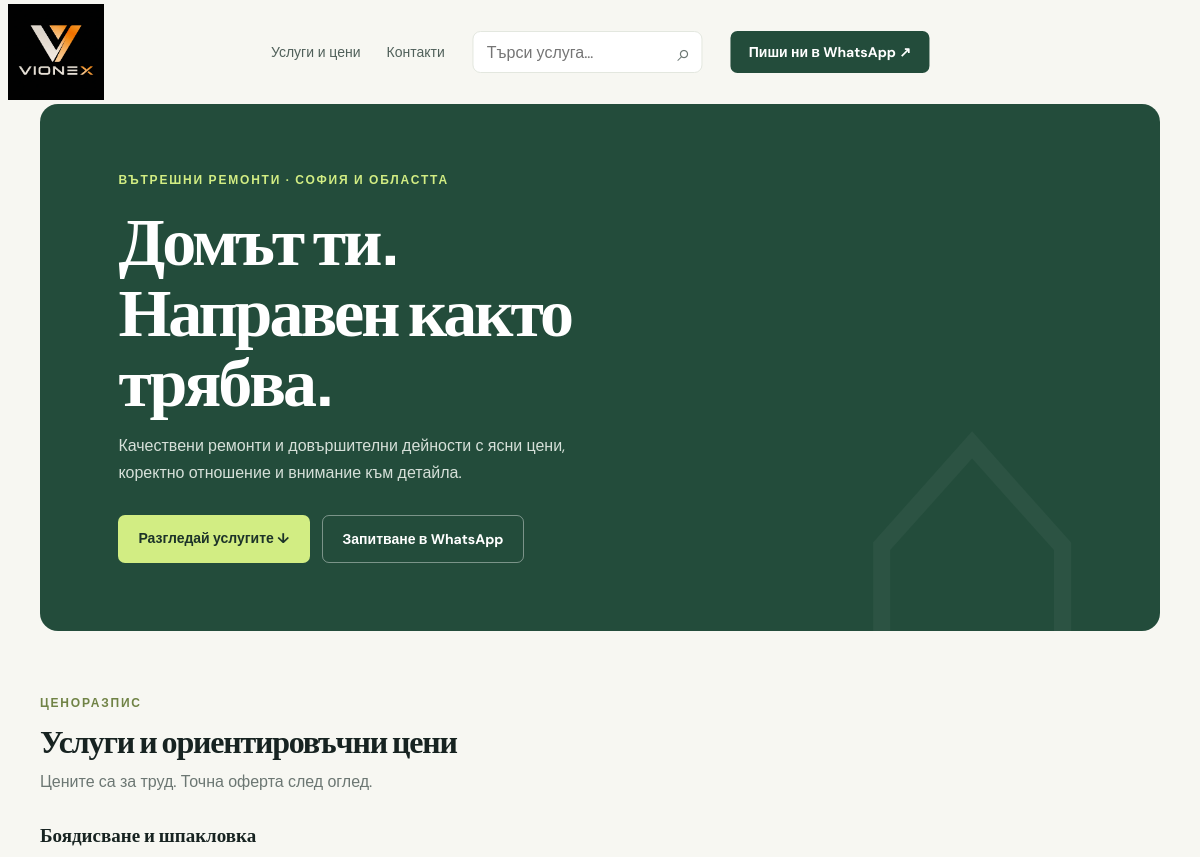
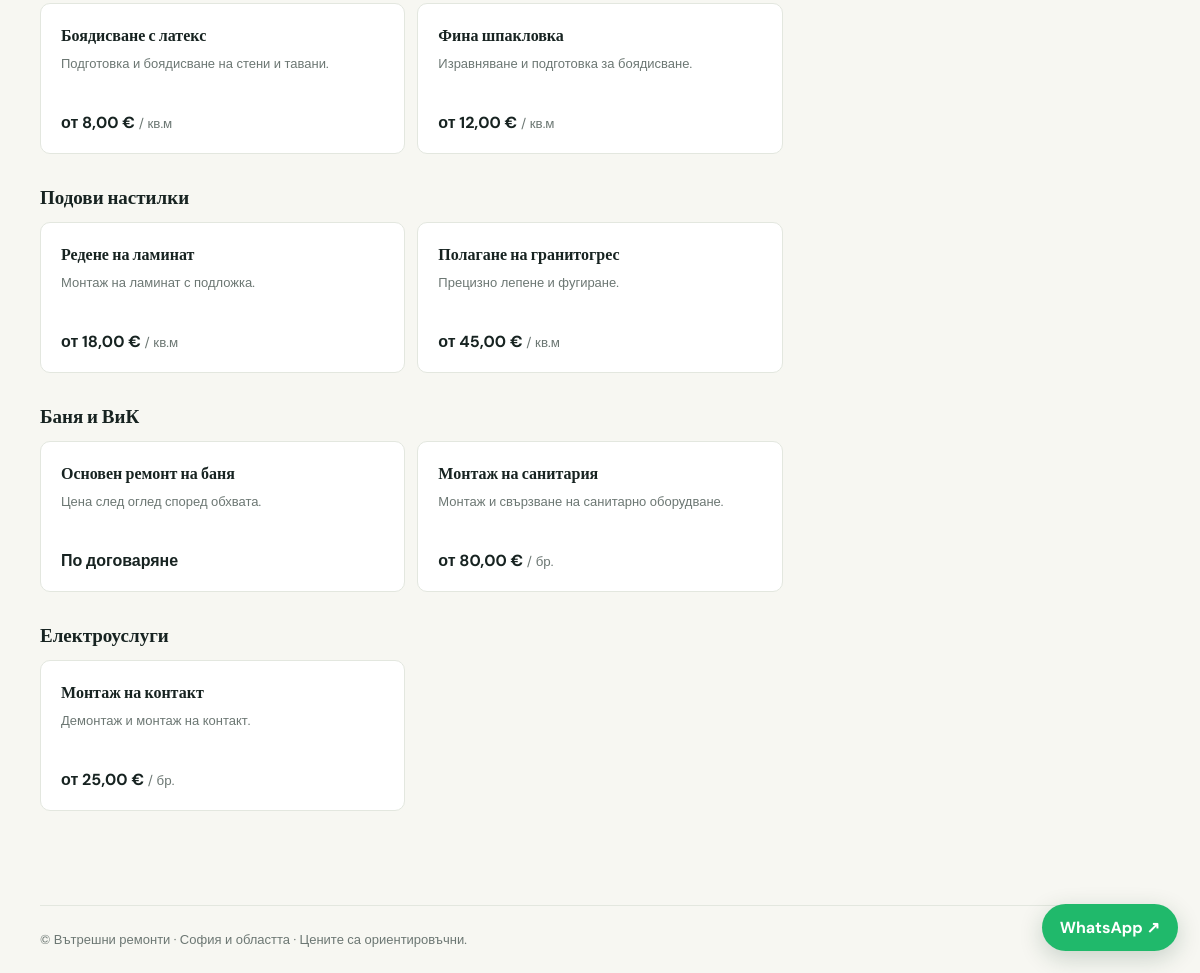
The page / on the database its author committed (2 pictures, top to bottom).
### tables this page shows
CREATE TABLE settings (key TEXT PRIMARY KEY, value TEXT NOT NULL);

CREATE TABLE categories (
            id INTEGER PRIMARY KEY AUTOINCREMENT,
            name TEXT NOT NULL UNIQUE,
            position INTEGER NOT NULL DEFAULT 0
        );

CREATE TABLE services (
            id INTEGER PRIMARY KEY AUTOINCREMENT,
            category_id INTEGER NOT NULL REFERENCES categories(id) ON DELETE CASCADE,
            name TEXT NOT NULL,
            description TEXT NOT NULL DEFAULT '',
            price REAL,
            unit TEXT NOT NULL DEFAULT 'кв.м',
            position INTEGER NOT NULL DEFAULT 0
        );

### app.py (the view)
@app.get("/")
def index():
    with db() as conn:
        settings = settings_dict(conn)
        categories = conn.execute("SELECT * FROM categories ORDER BY position,id").fetchall()
        data = [{**dict(c),
                 "services": [dict(s) for s in conn.execute("SELECT * FROM services WHERE category_id=? ORDER BY position,id", (c["id"],))],
                 "images": [dict(i) for i in conn.execute("SELECT * FROM category_images WHERE category_id=? ORDER BY position,id", (c["id"],))]}
                for c in categories]
    map_embed, directions = map_links(settings)
    return render_template("index.html", categories=data, settings=settings, wa=whatsapp(settings), map_embed=map_embed, directions=directions, canonical_url=f"{public_site_url()}/")

### app.py (called while the page is built)
def db():
    connection = sqlite3.connect(DB_PATH)
    connection.row_factory = sqlite3.Row
    connection.execute("PRAGMA foreign_keys = ON")
    return connection

def public_site_url():
    configured_url = os.environ.get("SITE_URL", "").strip().rstrip("/")
    return configured_url or request.url_root.rstrip("/")

def settings_dict(conn):
    return {row["key"]: row["value"] for row in conn.execute("SELECT key,value FROM settings")}

def whatsapp(settings):
    configured_phone = os.environ.get("WHATSAPP_PHONE") or settings.get("phone", "")
    number = "".join(ch for ch in configured_phone if ch.isdigit())
    return f"https://wa.me/{number}?text=%D0%97%D0%B4%D1%80%D0%B0%D0%B2%D0%B5%D0%B9%D1%82%D0%B5%2C%20%D0%B8%D0%BD%D1%82%D0%B5%D1%80%D0%B5%D1%81%D1%83%D0%B2%D0%B0%D0%BC%20%D1%81%D0%B5%20%D0%BE%D1%82%20%D0%B2%D0%B0%D1%88%D0%B8%D1%82%D0%B5%20%D1%83%D1%81%D0%BB%D1%83%D0%B3%D0%B8." if number else "https://wa.me/"

def map_links(settings):
    query = settings.get("address", "")
    return f"https://www.google.com/maps?q={quote(query)}&output=embed", f"https://www.google.com/maps/dir/?api=1&destination={quote(query)}"

### templates/index.html (shortened to what this page needs)
<!doctype html><html lang="bg"><head><meta charset="utf-8"><meta name="viewport" content="width=device-width, initial-scale=1"><title>{{ settings.company_name }} | Вътрешни ремонти</title><meta name="description" content="Качествени вътрешни ремонти в {{ settings.city }}. Разгледай услугите и ориентировъчните цени."><link rel="canonical" href="{{ canonical_url }}"><link rel="stylesheet" href="{{ url_for('static', filename='style.css') }}"></head><body><div class="wrap"><header class="top"><a class="brand brand-logo" href="/" aria-label="Vionex — начало"><img src="{{ url_for('static', filename='images/brand/vionex-logo-inverted.webp') }}" width="96" height="96" alt="Vionex" fetchpriority="high"></a><div class="header-tools"><nav class="nav"><a href="#uslugi">Услуги и цени</a><a href="{{ url_for('contact_page') }}">Контакти</a></nav><form id="site-search-form" class="site-search" role="search" method="get" action="{{ url_for('index') }}#uslugi"><label class="sr-only" for="site-search">Търсене в услугите и категориите</label><input id="site-search" type="search" name="q" placeholder="Търси услуга…" autocomplete="off"><span class="search-icon" aria-hidden="true">⌕</span></form><a class="contact" href="{{ wa }}" target="_blank" rel="noopener">Пиши ни в WhatsApp ↗</a></div></header><main><section class="hero"><div><div class="eyebrow">Вътрешни ремонти · {{ settings.city }}</div><h1>Домът ти.<br>Направен както трябва.</h1><p>Качествени ремонти и довършителни дейности с ясни цени, коректно отношение и внимание към детайла.</p><div class="actions"><a class="btn btn-lime" href="#uslugi">Разгледай услугите ↓</a><a class="btn btn-outline" href="{{ wa }}" target="_blank" rel="noopener">Запитване в WhatsApp</a></div></div></section><section class="section" id="uslugi"><div class="section-head"><div><div class="eyebrow" style="color:#708346">Ценоразпис</div><h2>Услуги и ориентировъчни цени</h2><p>Цените са за труд. Точна оферта след оглед.</p></div></div><p id="search-status" class="search-status" aria-live="polite"></p>{% for category in categories %}<section class="category" id="category-{{ category.id }}" data-category-name="{{ category.name }}"><h3 class="category-heading">{{ category.name }}</h3><div class="cards">{% for service in category.services %}<article class="card" data-search="{{ service.name }} {{ service.description }}"><h4><button type="button" class="service-gallery-toggle" aria-expanded="false" aria-controls="category-gallery-{{ category.id }}">{{ service.name }}</button></h4><p>{{ service.description }}</p><div class="price">{% if service.price is not none %}от {{ '%.2f'|format(service.price)|replace('.', ',') }} € <small>/ {{ service.unit }}</small>{% else %}По договаряне{% endif %}</div></article>{% endfor %}</div><div class="category-gallery{% if not category.images %} category-gallery-empty{% endif %}" id="category-gallery-{{ category.id }}" hidden>{% if category.images %}{% for image in category.images %}<figure data-search="{{ image.alt or category.name }}"><img src="{{ url_for('static', filename=image.filename) }}" alt="{{ image.alt or category.name }}" loading="lazy"><figcaption>{{ image.alt }}</figcaption></figure>{% endfor %}{% else %}<p>В тази категория все още няма качени снимки.</p>{% endif %}</div></section>{% endfor %}</section></main><footer class="footer">© {{ settings.company_name }} · {{ settings.city }} · Цените са ориентировъчни.</footer></div><a class="wa" href="{{ wa }}" target="_blank" rel="noopener">WhatsApp ↗</a>
</body></html>

### static/style.css (style rules this page uses)
:root { --ink:#172321;--muted:#6c7773;--green:#234c3b;--lime:#d2ed83;--paper:#f7f7f2;--line:#e3e7df }
* { box-sizing:border-box }
body { margin:0;background:var(--paper);color:var(--ink);font:16px 'DM Sans',sans-serif }
a { color:inherit;text-decoration:none }
.wrap { width:min(1120px,calc(100% - 40px));margin:auto }
.top { width:100vw;margin-left:calc(50% - 50vw);padding:3px 8px;box-sizing:border-box;height:104px;position:relative;display:flex;align-items:center;justify-content:flex-start;gap:18px }
.brand { font:800 20px Manrope,sans-serif;letter-spacing:-.7px }
.nav { display:flex;flex:none;gap:26px;color:#50605a;font-size:14px }
.header-tools { position:absolute;left:50%;transform:translateX(-50%);width:max-content;display:flex;align-items:center;justify-content:center;gap:28px }
.contact { background:var(--green);color:white;padding:12px 18px;border-radius:7px;font-size:14px;font-weight:700 }
.hero { background:var(--green);color:#fff;border-radius:18px;min-height:380px;padding:68px 7%;position:relative;overflow:hidden;display:flex;align-items:center }
.hero:after { content:'⌂';position:absolute;right:5%;bottom:-180px;font:400 440px Manrope;color:#ffffff0a }
.eyebrow { color:var(--lime);font-size:12px;font-weight:700;letter-spacing:1.8px;text-transform:uppercase }
.hero h1 { font:800 clamp(40px,6vw,68px)/1.04 Manrope;margin:16px 0;letter-spacing:-3px;max-width:650px }
.hero p { color:#d6e0d9;max-width:490px;line-height:1.7 }
.actions { display:flex;gap:12px;margin-top:28px }
.btn { display:inline-block;padding:14px 20px;border-radius:7px;font-weight:700;font-size:14px }
.btn-lime { background:var(--lime);color:#1d3329 }
.btn-outline { border:1px solid #ffffff66;color:white }
.section { padding:64px 0 }
.section-head { display:flex;align-items:end;justify-content:space-between;margin-bottom:26px }
.section h1,.section h2 { font:800 32px Manrope;letter-spacing:-1.2px;margin:8px 0 }
.section-head p { color:var(--muted);margin:0 }
.category { margin:30px 0 }
.category h3 { font:700 19px Manrope;margin:0 0 12px }
.cards { display:grid;grid-template-columns:repeat(3,1fr);gap:12px }
.card { background:white;border:1px solid var(--line);padding:20px;border-radius:10px }
.card h4 { font:700 16px Manrope;margin:0 0 8px }
.card p { font-size:13px;color:var(--muted);line-height:1.55;min-height:40px;margin:0 }
.price { font-weight:700;margin-top:18px }
.price small { font-weight:400;color:var(--muted) }
.footer { padding:25px 0;color:var(--muted);font-size:13px;border-top:1px solid var(--line) }
.wa { position:fixed;right:22px;bottom:22px;background:#20b96b;color:white;padding:13px 18px;border-radius:40px;font-weight:700;box-shadow:0 7px 24px #103b2533 }
input,textarea,select { width:100%;padding:11px 12px;border:1px solid #d5dcd4;border-radius:6px;font:inherit;background:white }
.brand-logo { display:block;width:96px;height:96px;margin-left:0;overflow:hidden;flex:0 0 auto }
.brand-logo img { display:block;width:96px;height:96px;max-width:100%;object-fit:contain;object-position:center }
.site-search { position:relative;flex:0 1 230px;min-width:160px;margin:0 }
.site-search input { height:42px;padding:10px 36px 10px 13px;border:1px solid var(--line);border-radius:8px;background:#fff }
.search-icon { position:absolute;right:12px;top:6px;color:var(--muted);font-size:24px;pointer-events:none }
.category>h3 { margin:0 0 12px }
.category-heading { font:700 19px Manrope,sans-serif;margin:0 0 14px;color:var(--ink) }
.category .cards { margin-top:10px }
.service-gallery-toggle { display:block;padding:0;border:0;background:none;color:inherit;text-align:left;font:inherit;cursor:pointer }

### rows shown on the page
settings: city "СОФИЯ И ОБЛАСТТА", city "София и областта"
categories: name "Боядисване и шпакловка"
services: name "Боядисване с латекс", description "Подготовка и боядисване на стени и тавани.", price "8,00", unit "кв.м"
services: name "Фина шпакловка", description "Изравняване и подготовка за боядисване.", price "12,00", unit "кв.м"
categories: name "Подови настилки"
services: name "Редене на ламинат", description "Монтаж на ламинат с подложка.", price "18,00", unit "кв.м"
services: name "Полагане на гранитогрес", description "Прецизно лепене и фугиране.", price "45,00", unit "кв.м"
categories: name "Баня и ВиК"
services: name "Основен ремонт на баня", description "Цена след оглед според обхвата.", shows "По договаряне"
services: name "Монтаж на санитария", description "Монтаж и свързване на санитарно оборудване.", price "80,00", unit "бр."
categories: name "Електроуслуги"
services: name "Монтаж на контакт", description "Демонтаж и монтаж на контакт.", price "25,00", unit "бр."
settings: company_name "Вътрешни ремонти"
